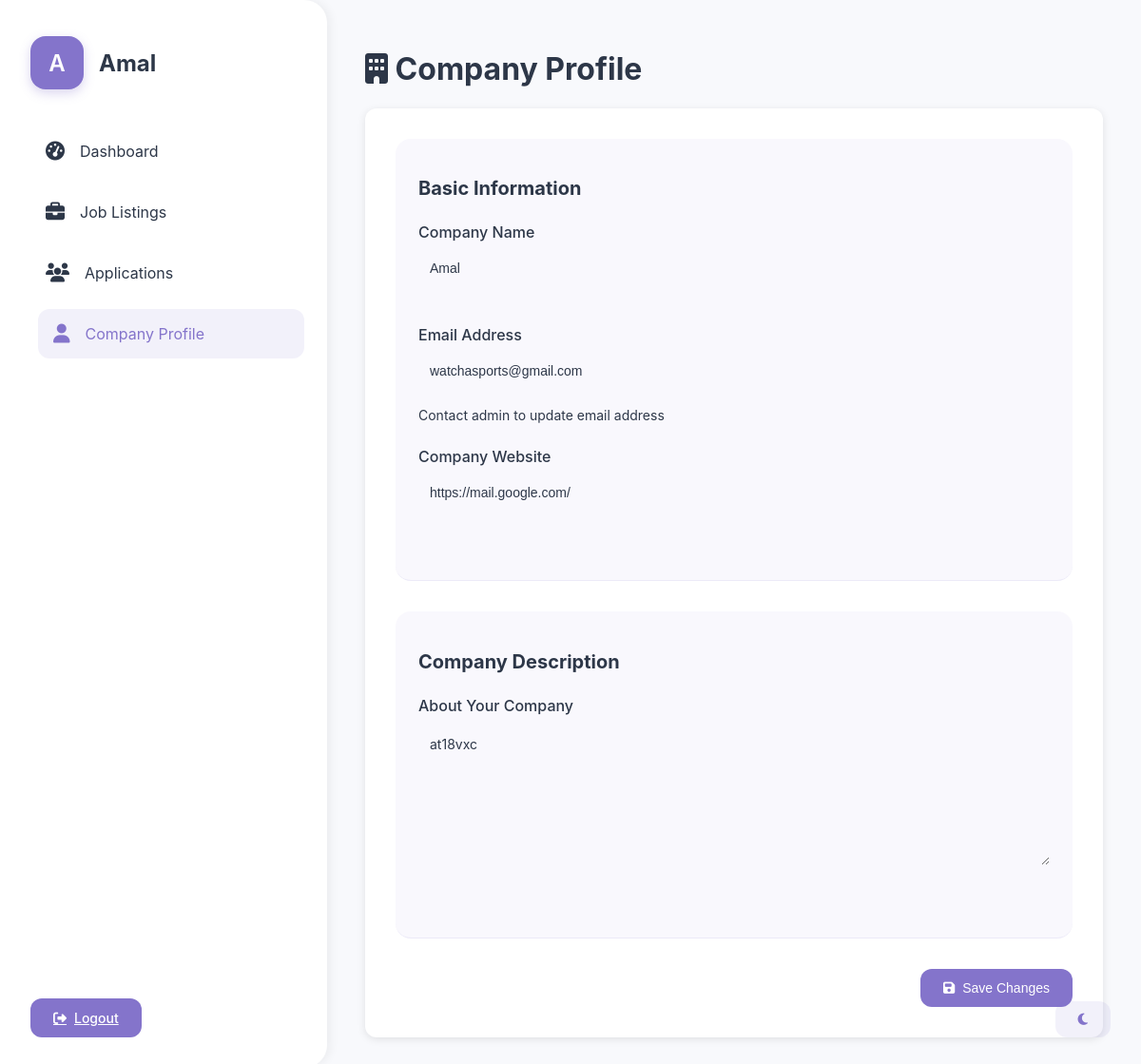
The page /company_dashboard.php?page=profile (signed in) on the database its author committed.
### tables this page shows
CREATE TABLE `company_profiles` (
  `id` int(11) NOT NULL,
  `user_id` int(11) DEFAULT NULL,
  `company_name` varchar(100) NOT NULL,
  `description` text DEFAULT NULL,
  `website` varchar(255) DEFAULT NULL
);

CREATE TABLE `users` (
  `id` int(11) NOT NULL,
  `username` varchar(50) NOT NULL,
  `password` varchar(255) NOT NULL,
  `email` varchar(100) NOT NULL,
  `user_type` enum('admin','company','student') NOT NULL,
  `created_at` timestamp NULL DEFAULT current_timestamp()
);

### company_dashboard.php (the view, shortened to what this page needs)
<?php
require_once 'db_connect.php';
$user_id = (int)$_SESSION['user_id'];
$query = "SELECT * FROM company_profiles WHERE user_id = $user_id";
$result = mysqli_query($conn, $query);
$company = mysqli_fetch_assoc($result);
$company_id = (int)$company['id'];
$page = isset($_GET['page']) ? $_GET['page'] : 'dashboard';
?>
<!DOCTYPE html>
<html lang="en">
<head>
    <link rel="stylesheet" href="shared-styles.css">
    <link rel="stylesheet" href="https://cdnjs.cloudflare.com/ajax/libs/font-awesome/6.1.1/css/all.min.css">
</head>
<body>
    <div class="container">
        <aside class="sidebar">
            <div style="display: flex; align-items: center; margin-bottom: 2rem;">
                <div class="profile-icon"><?php echo substr($company['company_name'], 0, 1); ?></div>
                <h2><?php echo $company['company_name']; ?></h2>
            </div>
            <nav>
                <ul class="nav-list">
                    <li class="nav-item">
                        <a href="?page=dashboard" class="nav-link <?php echo $page === 'dashboard' ? 'active' : ''; ?>">
                            <i class="fas fa-tachometer-alt"></i> Dashboard
                        </a>
                    </li>
                    <li class="nav-item">
                        <a href="?page=jobs" class="nav-link <?php echo $page === 'jobs' ? 'active' : ''; ?>">
                            <i class="fas fa-briefcase"></i> Job Listings
                        </a>
                    </li>
                    <li class="nav-item">
                        <a href="?page=applications" class="nav-link <?php echo $page === 'applications' ? 'active' : ''; ?>">
                            <i class="fas fa-users"></i> Applications
                        </a>
                    </li>
                    <li class="nav-item">
                        <a href="?page=profile" class="nav-link <?php echo $page === 'profile' ? 'active' : ''; ?>">
                            <i class="fas fa-user"></i> Company Profile
                        </a>
                    </li>
                </ul>
            </nav>
            <div style="margin-top: auto;">
                <a href="logout.php" class="btn btn-primary btn-full">
                    <i class="fas fa-sign-out-alt"></i> Logout
                </a>
            </div>
        </aside>
        <button id="darkModeToggle" class="btn btn-secondary" style="position: fixed; bottom: 2rem; right: 2rem;">
        <i class="fas fa-moon"></i>
    </button>
        <main class="main-content">
            <?php
            $page_path = "pages/company/{$page}.php";
            if (file_exists($page_path)) {
                include $page_path;
            } else {
                echo '<div class="alert alert-danger">Page not found</div>';
            }
            ?>
        </main>
    </div>
</body>
</html>

### pages/company/profile.php (shortened to what this page needs)
<?php
$query = "SELECT * FROM company_profiles WHERE id = $company_id";
$result = mysqli_query($conn, $query);
$profile = mysqli_fetch_assoc($result);
$user_query = "SELECT email FROM users WHERE id = $user_id";
$user_result = mysqli_query($conn, $user_query);
$user = mysqli_fetch_assoc($user_result);
?>
<div class="page-header">
    <h1><i class="fas fa-building"></i> Company Profile</h1>
</div>
<div class="profile-container">
    <form method="POST" class="profile-form">
        <div class="form-section">
            <h2>Basic Information</h2>
            <div class="form-group">
                <label for="company_name">Company Name</label>
                <input type="text" id="company_name" name="company_name"
                       value="<?php echo htmlspecialchars($profile['company_name']); ?>"
                       class="form-control" required>
            </div>
            <div class="form-group">
                <label for="email">Email Address</label>
                <input type="email" id="email" value="<?php echo htmlspecialchars($user['email']); ?>"
                       class="form-control" disabled>
                <small class="form-text text-muted">Contact admin to update email address</small>
            </div>
            <div class="form-group">
                <label for="website">Company Website</label>
                <input type="url" id="website" name="website"
                       value="<?php echo htmlspecialchars($profile['website']); ?>"
                       class="form-control" placeholder="https://example.com">
            </div>
        </div>
        <div class="form-section">
            <h2>Company Description</h2>
            <div class="form-group">
                <label for="description">About Your Company</label>
                <textarea id="description" name="description" class="form-control"
                          rows="6" placeholder="Tell potential candidates about your company..."
                          ><?php echo htmlspecialchars($profile['description']); ?></textarea>
            </div>
        </div>
        <div class="form-actions">
            <button type="submit" name="update_profile" class="btn btn-primary">
                <i class="fas fa-save"></i> Save Changes
            </button>
        </div>
    </form>
</div>

### shared-styles.css (style rules this page uses)
:root { --primary-color: #8474cb; --primary-hover: #7264bb; --secondary-color: #4a5568; --background-light: #f8f9fc; --background-dark: #1a1c25; --text-light: #2d3748; --text-dark: #e2e8f0; --card-light: #ffffff; --card-dark: #242631; --accent-color: #ed64a6; --success-color: #48bb78; --warning-color: #ecc94b; --danger-color: #f56565; }
body { font-family: 'Inter', 'Segoe UI', sans-serif; margin: 0; padding: 0; transition: background-color 0.3s, color 0.3s; background-color: var(--background-light); color: var(--text-light); }
.container { display: flex; min-height: 100vh; }
.sidebar { width: 280px; background-color: var(--card-light); padding: 2rem; display: flex; flex-direction: column; transition: all 0.3s ease; box-shadow: 4px 0 10px rgba(0, 0, 0, 0.05); border-radius: 0 24px 24px 0; }
.profile-icon { width: 56px; height: 56px; background-color: var(--primary-color); border-radius: 16px; display: flex; align-items: center; justify-content: center; color: white; font-size: 24px; font-weight: 600; margin-right: 1rem; box-shadow: 0 4px 12px rgba(132, 116, 203, 0.3); }
.nav-list { list-style: none; padding: 0; margin: 0; }
.nav-item { margin-bottom: 0.75rem; }
.nav-link { display: flex; align-items: center; color: var(--text-light); text-decoration: none; font-size: 1rem; padding: 1rem; border-radius: 12px; transition: all 0.3s ease; }
.nav-link:hover, .nav-link.active { color: var(--primary-color); background-color: rgba(132, 116, 203, 0.1); transform: translateX(8px); }
.nav-link i { margin-right: 1rem; font-size: 1.25rem; }
.main-content { flex-grow: 1; padding: 2rem 2.5rem; overflow-y: auto; }
.btn { display: inline-flex; align-items: center; justify-content: center; padding: 0.75rem 1.5rem; font-size: 0.875rem; font-weight: 500; border-radius: 12px; transition: all 0.3s ease; border: none; cursor: pointer; gap: 0.5rem; }
.btn-primary { background-color: var(--primary-color); color: white; }
.btn-secondary { background-color: rgba(132, 116, 203, 0.1); color: var(--primary-color); }
input, select, textarea { width: 100%; padding: 0.75rem 1rem; border: 1px solid rgba(132, 116, 203, 0.2); border-radius: 12px; font-size: 0.875rem; transition: all 0.3s ease; background-color: var(--card-light); color: var(--text-light); margin-bottom: 1rem; box-sizing: border-box; }
textarea { min-height: 120px; max-height: 300px; resize: vertical; line-height: 1.5; font-family: inherit; }
.form-section { background-color: rgba(132, 116, 203, 0.05); padding: 1.5rem; border-radius: 16px; }
.form-group { margin-bottom: 1.25rem; }
.form-group label { display: block; margin-bottom: 0.5rem; font-weight: 500; color: var(--secondary-color); }
.form-actions { margin-top: 2rem; display: flex; justify-content: flex-end; gap: 1rem; }

### pages/company/profile.php (style rules this page uses)
.profile-container { max-width: 800px; margin: 0 auto; }
.profile-form { background: var(--card-light); border-radius: 12px; padding: 2rem; box-shadow: 0 2px 8px rgba(0, 0, 0, 0.1); transition: background-color 0.3s; }
.form-section { margin-bottom: 2rem; padding-bottom: 2rem; border-bottom: 1px solid rgba(132, 116, 203, 0.1); }
.form-section h2 { font-size: 1.25rem; margin-bottom: 1.5rem; color: var(--text-primary); }
.form-group { margin-bottom: 1.5rem; }
.form-group label { display: block; margin-bottom: 0.5rem; font-weight: 500; color: var(--text-primary); }
.form-control { width: 100%; padding: 0.75rem; border: 1px solid var(--border-color); border-radius: 8px; background: var(--input-bg); color: var(--text-primary); transition: border-color 0.2s ease, background-color 0.3s; }
.form-control:disabled { background: var(--disabled-bg); cursor: not-allowed; }
.form-text { font-size: 0.875rem; margin-top: 0.25rem; color: var(--text-muted); }
.form-actions { display: flex; justify-content: flex-end; margin-top: 2rem; }
textarea.form-control { resize: vertical; min-height: 120px; }

### rows shown on the page
company_profiles: company_name "A", company_name "Amal", website "https://mail.google.com/", description "at18vxc"
users: email "watchasports@gmail.com"
